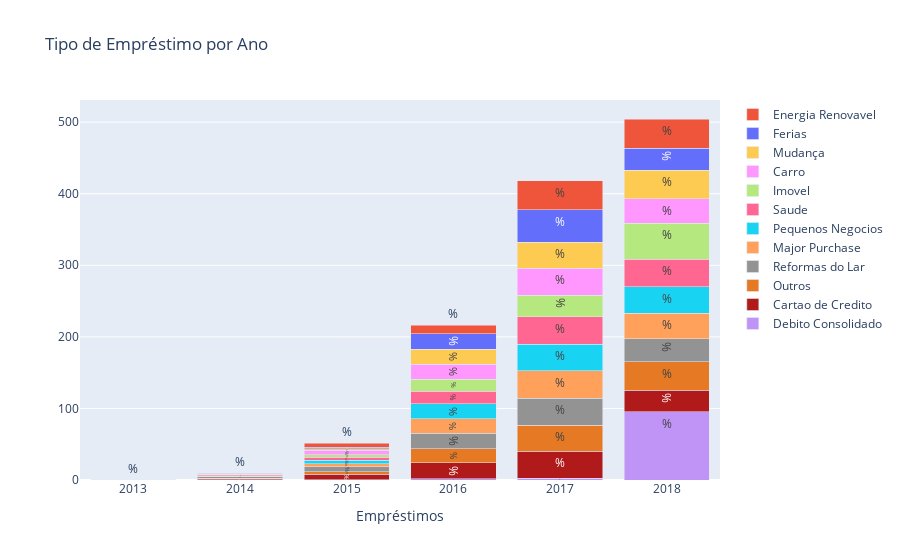

Notebook cell for this chart:
### Code cell
debt_consolidation = loan_status_cross['debt_consolidation'].values.tolist()
credit_card        = loan_status_cross['credit_card'].values.tolist()
other              = loan_status_cross['other'].values.tolist()
home_improvement   = loan_status_cross['home_improvement'].values.tolist()
major_purchase     = loan_status_cross['major_purchase'] .values.tolist()
small_business     = loan_status_cross['small_business'].values.tolist()
medical            = loan_status_cross['medical'].values.tolist()
house              = loan_status_cross['house'].values.tolist()
car                = loan_status_cross['car'].values.tolist()
moving             = loan_status_cross['moving'].values.tolist()
vacation           = loan_status_cross['vacation'] .values.tolist()
renewable_energy   = loan_status_cross['renewable_energy'].values.tolist()



debt = go.Bar(
    x=number_of_loanstatus.index,#df_anos['year'].value_counts().index,#df_anos['year'].unique(),
    y= debt_consolidation,
    name='Debito Consolidado',
    marker=dict(
        color='rgb(192, 148, 246)'
    ),
    text = '%'
)

credit = go.Bar(
    x=number_of_loanstatus.index,
    y=credit_card,
    name='Cartao de Credito',
    marker=dict(
        color='rgb(176, 26, 26)'
    ),
    text = '%'
)

other = go.Bar(
    x=number_of_loanstatus.index,
    y= other,
    name='Outros',
    marker = dict(
        color='rgb(229, 121, 36)'
    ),
    text = '%'
)

home = go.Bar(
    x=number_of_loanstatus.index,
    y= home_improvement,
    name='Reformas do Lar',
    marker = dict(
        color='rgb(147, 147, 147)'
    ),
    text = '%'
)

major = go.Bar(
    x=number_of_loanstatus.index,
    y= major_purchase,
    name='Major Purchase', 
#     marker = dict(
#         color='rgb(246, 157, 135)'
#     ),
    text = '%'
)

small = go.Bar(
    x=number_of_loanstatus.index,
    y= small_business,
    name='Pequenos Negocios',
#     marker = dict(
#         color = 'rgb(238, 76, 73)'
#         ),
    text = '%'
)
medical = go.Bar(
    x=number_of_loanstatus.index,
    y= medical,
    name='Saude',
#     marker=dict(
#         color='rgb(192, 148, 246)'
#     ),
    text = '%'
)

house = go.Bar(
    x=number_of_loanstatus.index,
    y=house,
    name='Imovel',
#     marker=dict(
#         color='rgb(176, 26, 26)'
#     ),
    text = '%'
)

car = go.Bar(
    x=number_of_loanstatus.index,
    y= car,
    name='Carro',
#     marker = dict(
#         color='rgb(229, 121, 36)'
#     ),
    text = '%'
)

moving = go.Bar(
    x=number_of_loanstatus.index,
    y= moving,
    name='Mudança',
#     marker = dict(
#         color='rgb(147, 147, 147)'
#     ),
    text = '%'
)

vacation = go.Bar(
    x=number_of_loanstatus.index,
    y= vacation,
    name='Ferias', 
#     marker = dict(
#         color='rgb(246, 157, 135)'
#     ),
    text = '%'
)

renewable = go.Bar(
    x=number_of_loanstatus.index,
    y= renewable_energy,
    name='Energia Renovavel',
#     marker = dict(
#         color = 'rgb(238, 76, 73)'
#         ),
     text = '%'
)

data = [debt, credit, other, home, major, small, medical, house, car, moving, vacation, renewable]
layout = go.Layout(
    barmode='stack',
    title = 'Tipo de Empréstimo por Ano',
    xaxis=dict(title='Empréstimos')
)

fig = go.Figure(data=data, layout=layout)
iplot(fig, filename='stacked-bar')

### Figure 1 — Plotly figure (JSON) as saved in the notebook; plotly's stock layout.template omitted (floating-point values rounded to 4 significant figures)
{"data": [{"marker": {"color": "rgb(192, 148, 246)"}, "name": "Debito Consolidado", "text": "%", "type": "bar", "x": [2013, 2014, 2015, 2016, 2017, 2018], "y": [0.003792, 0.1201, 0.4862, 1.459, 2.416, 95.52]}, {"marker": {"color": "rgb(176, 26, 26)"}, "name": "Cartao de Credito", "text": "%", "type": "bar", "x": [2013, 2014, 2015, 2016, 2017, 2018], "y": [0, 1.815, 7.803, 22.68, 37.81, 29.9]}, {"marker": {"color": "rgb(229, 121, 36)"}, "name": "Outros", "text": "%", "type": "bar", "x": [2013, 2014, 2015, 2016, 2017, 2018], "y": [0.05105, 0.8167, 3.573, 19.19, 36.6, 39.77]}, {"marker": {"color": "rgb(147, 147, 147)"}, "name": "Reformas do Lar", "text": "%", "type": "bar", "x": [2013, 2014, 2015, 2016, 2017, 2018], "y": [0, 1.646, 6.643, 22.1, 37.74, 31.86]}, {"name": "Major Purchase", "text": "%", "type": "bar", "x": [2013, 2014, 2015, 2016, 2017, 2018], "y": [0, 1.04, 4.012, 20.36, 38.34, 36.26]}, {"name": "Pequenos Negocios", "text": "%", "type": "bar", "x": [2013, 2014, 2015, 2016, 2017, 2018], "y": [0, 0.4854, 5.34, 20.63, 36.89, 36.65]}, {"name": "Saude", "text": "%", "type": "bar", "x": [2013, 2014, 2015, 2016, 2017, 2018], "y": [0, 1.34, 4.021, 17.69, 38.34, 38.61]}, {"name": "Imovel", "text": "%", "type": "bar", "x": [2013, 2014, 2015, 2016, 2017, 2018], "y": [0, 0, 3.252, 16.67, 29.67, 50.41]}, {"name": "Carro", "text": "%", "type": "bar", "x": [2013, 2014, 2015, 2016, 2017, 2018], "y": [0, 0, 6.122, 21.22, 38.37, 34.29]}, {"name": "Mudança", "text": "%", "type": "bar", "x": [2013, 2014, 2015, 2016, 2017, 2018], "y": [0, 0.9434, 2.358, 20.75, 36.32, 39.62]}, {"name": "Ferias", "text": "%", "type": "bar", "x": [2013, 2014, 2015, 2016, 2017, 2018], "y": [0, 0.995, 1.99, 21.89, 44.78, 30.35]}, {"name": "Energia Renovavel", "text": "%", "type": "bar", "x": [2013, 2014, 2015, 2016, 2017, 2018], "y": [0, 0, 5.882, 11.76, 41.18, 41.18]}], "layout": {"barmode": "stack", "title": {"text": "Tipo de Empréstimo por Ano"}, "xaxis": {"title": {"text": "Empréstimos"}}}}
